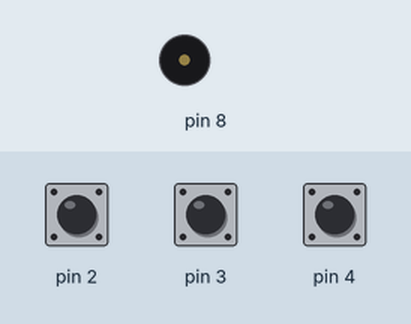
This sketch was run on a simulated Arduino Uno, built with avr-gcc and run on an emulated ATmega328P. Parts: buzzer (waves = sounding). The test bench sets the inputs (shaded band); at power-on: pin 2 HIGH, pin 3 HIGH, pin 4 HIGH.

Above: at 1.2 s.
1.3 s: pin 2 pulled LOW for 0.15 s
At 1.37 s:
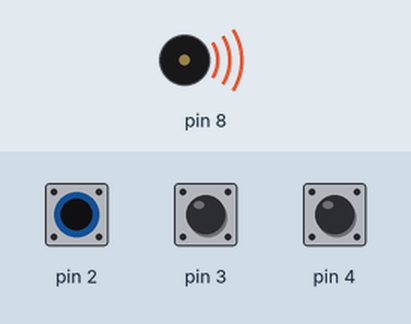
2.9 s: pin 2 pulled LOW for 3.2 s
At 6.5 s:
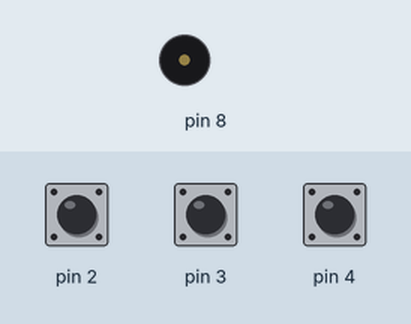
7.6 s: pin 3 pulled LOW for 3.2 s
At 8.8 s:
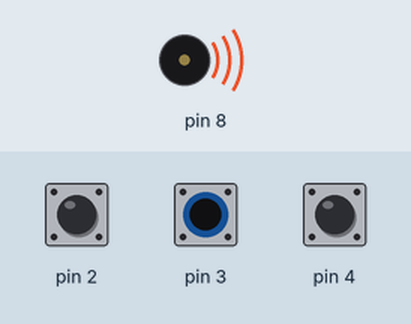
Timing chart, 0 to 12.3 s (numbered marks = the images above; inputs shaded):
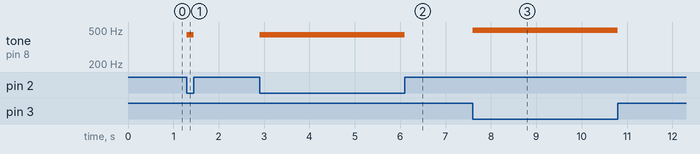

Measured:
- after the input at 1.3 s, tone on pin 8: silent → 440 Hz at once, → silent 0.15 s later
- after the input at 2.9 s, tone on pin 8: silent → 440 Hz at once, → silent 3.2 s later
- after the input at 7.6 s, tone on pin 8: silent → 494 Hz at once, → silent 3.2 s later

The sketch:

w4_analogout.ino
```cpp
void setup() {
  // put your setup code here, to run once:
  for (int x = 2; x <= 4; x++){
    pinMode(x, INPUT_PULLUP);
  }
}

void loop() {
  // put your main code here, to run repeatedly:

  if (digitalRead(2) == LOW){
    tone(8, 440, 20);
  }
  else if (digitalRead(3) == LOW ){
    tone(8, 494, 20);
  }
  else if (digitalRead(4) == LOW){
    tone(8, 131, 20);
  }
  else {
    noTone(8);
  }
}
```
